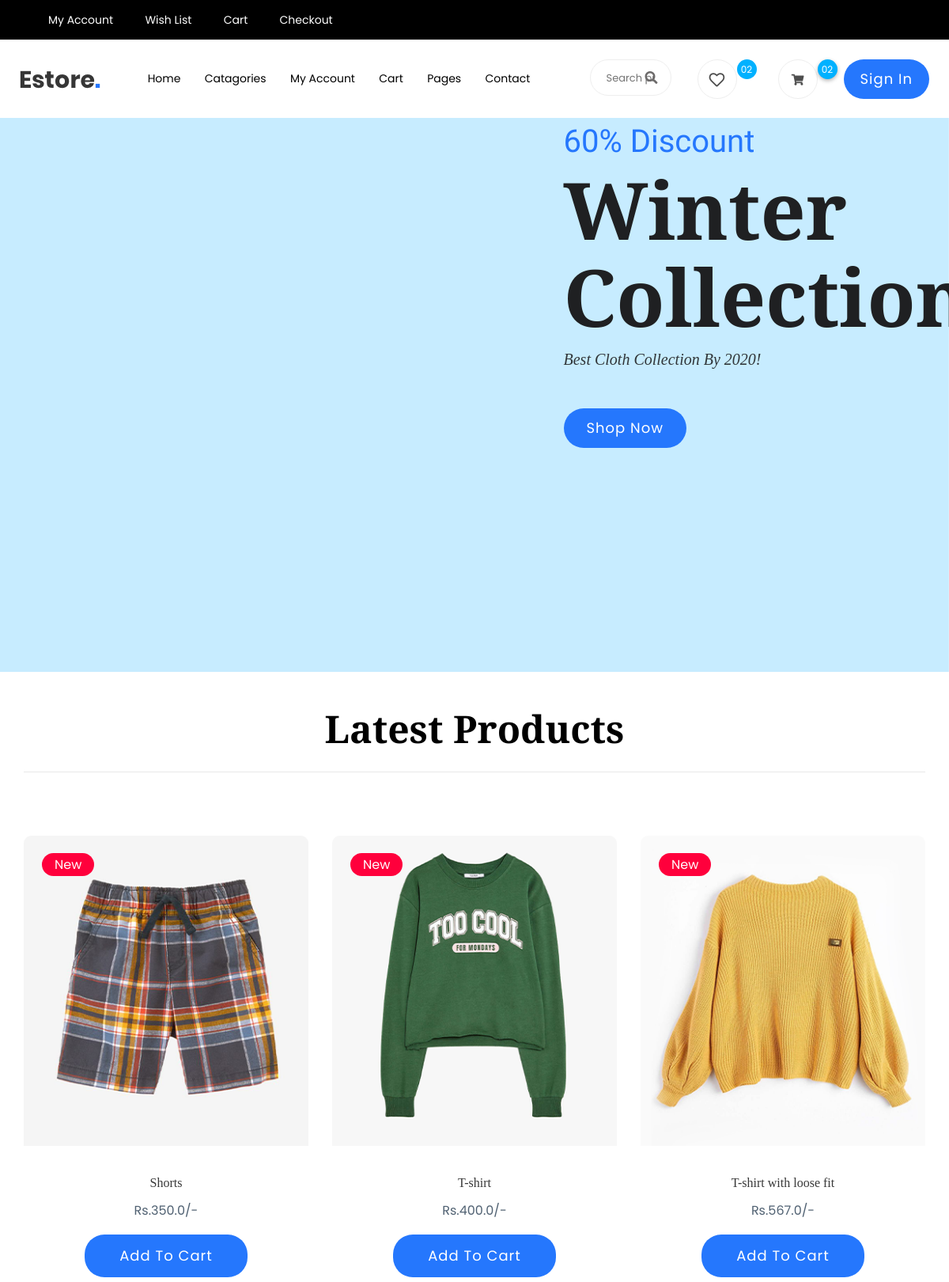
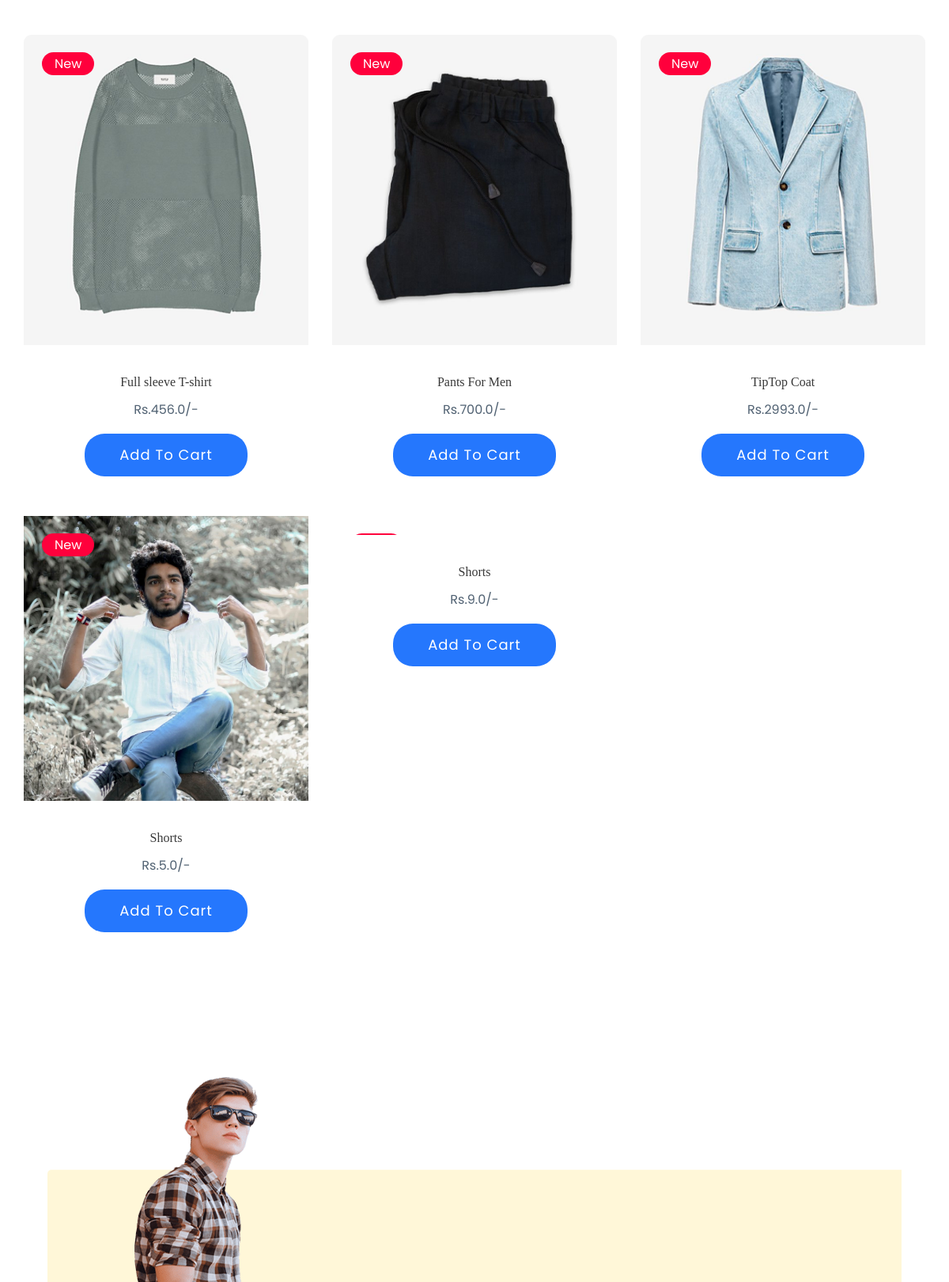
The page / (upper part) on the database its author committed (2 pictures, top to bottom).
### core/models.py (models this page shows, shortened)
class Products(models.Model):
    image = models.ImageField(upload_to='static/assets/img', blank=True, null= True)
    product_name= models.CharField(max_length=200)
    digital = models.BooleanField(default=False,null=True,blank=True)
    price = models.FloatField()
    @property
    def imageURL(self):
        try:
            url = self.image.url
        except:
            url = ''
        return url

### core/views.py (the view)
# urls.py: path('',views.index,name='index'),
def index(request):
    product = Products.objects.all()
    return render(request,'core/index.html',{'product':product})

### core/templates/core/index.html (shortened to what this page needs)
{% extends 'core/base.html' %}
{% load static %}
     {% block content %}
    <main>
        <div class="slider-area ">
            <div class="slider-active">
                <div class="single-slider slider-height" data-background="{% static 'assets/img/hero/h1_hero.jpg' %}">
                    <div class="container">
                        <div class="row d-flex align-items-center justify-content-between">
                            <div class="col-xl-6 col-lg-6 col-md-6 col-sm-6 d-none d-md-block">
                            </div>
                            <div class="col-xl-5 col-lg-5 col-md-5 col-sm-8">
                                <div class="hero__caption">
                                    <span data-animation="fadeInRight" data-delay=".4s">60% Discount</span>
                                    <h1 data-animation="fadeInRight" data-delay=".6s">Winter <br> Collection</h1>
                                    <p data-animation="fadeInRight" data-delay=".8s">Best Cloth Collection By 2020!</p>
                                    <div class="hero__btn" data-animation="fadeInRight" data-delay="1s">
                                        <a href="industries.html" class="btn hero-btn">Shop Now</a>
                                    </div>
                                </div>
                            </div>
                        </div>
                    </div>
                </div>
            </div>
        </div>
        <section class="latest-product-area padding-bottom">
            <div class="container">
                <div class=" product-btn d-flex justify-content-end align-items-end">
                    <div class="col-xl-12 col-lg-12 col-md-12 text-center">
                        <div class="section-tittle mb-30 mt-5  ">
                            <h2>Latest Products</h2>
                        </div>
                    </div>
                </div>
                <div class="tab-content" id="nav-tabContent">
                    <div class="tab-pane fade show active" id="nav-home" role="tabpanel" aria-labelledby="nav-home-tab">
                        <div class="row">
                            {% for p in product %}
                            <div class="col-xl-4 col-lg-4 col-md-6">
                                <div class="single-product mb-60">
                                    <form action="" method="POST">
                                        <div class="product-img">
                                        <img src="{{p.imageURL }}" alt="">
                                        <div class="new-product">
                                            <span>New</span>
                                        </div>
                                    </div>
                                    <div class="product-caption">
                                        <h4><a >{{p.product_name}}</a></h4>
                                        <div class="price text-center">
                                            <p>
                                                Rs.{{p.price}}/-
                                            </p>
                                        </div>
                                        <button class="btn btn-header">Add to Cart</button>
                                    </div>
                                    </form>
                                </div>
                            </div>
                            {% endfor %}
                        </div>
                    </div>
                </div>
            </div>
        </section>
        <div class="best-product-area lf-padding" >
           <div class="product-wrapper bg-height" style="background-image: url('assets/img/categori/card.png')">
                <div class="container position-relative">
                    <div class="row justify-content-between align-items-end">
                        <div class="product-man position-absolute  d-none d-lg-block">
                            <img src="{% static 'assets/img/categori/card-man.png' %}" alt="">
                        </div>
                        <div class="col-xl-8 col-lg-8">
                            <div class="best-product-caption">
                            </div>
                        </div>
                    </div>
                </div>
           </div>
        </div>
    </main>
   {% endblock %}

### rows shown on the page
Products: imageURL (picture), product_name "Shorts", price "350.0"
Products: imageURL (picture), product_name "T-shirt", price "400.0"
Products: imageURL (picture), product_name "T-shirt with loose fit", price "567.0"
Products: imageURL (picture), product_name "Full sleeve T-shirt", price "456.0"
Products: imageURL (picture), product_name "Pants For Men", price "700.0"
Products: imageURL (picture), product_name "TipTop Coat", price "2993.0"
Products: imageURL (picture), product_name "Shorts", price "5.0"
Products: product_name "Shorts", price "9.0"
